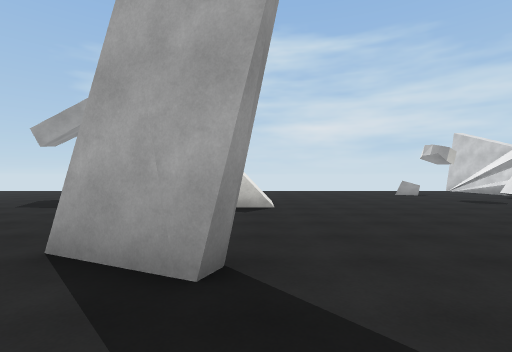
view 1 (above)

15 first-person views from a walk through a Unity game level. The camera is 1.5 m above the floor, looks level and sees 85° across. The floor is counted in squares, 2.29 m on a side. Each view is taken from the middle of a square. On the plan, view 1 faces up. The plan holds only what a view shows up to about 9 squares ahead; the rest is blank. The player character is not drawn. Surface patterns are stand-ins for the level's own textures.

view 2
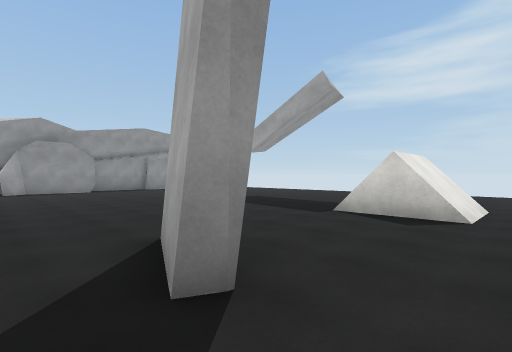

view 3
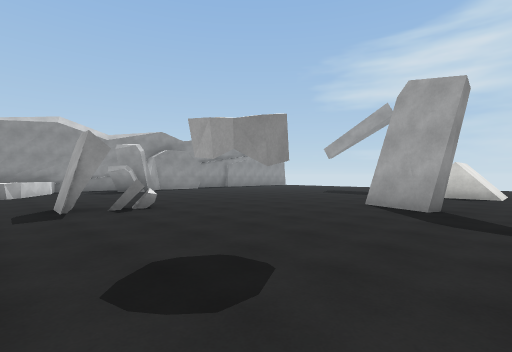

view 4
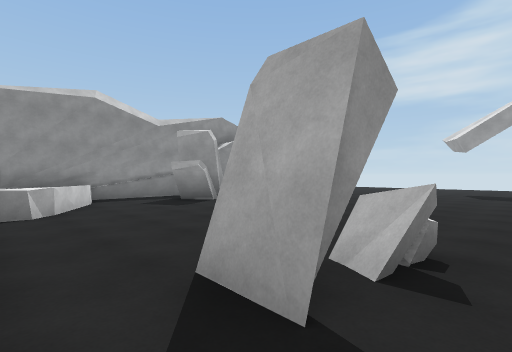

view 5
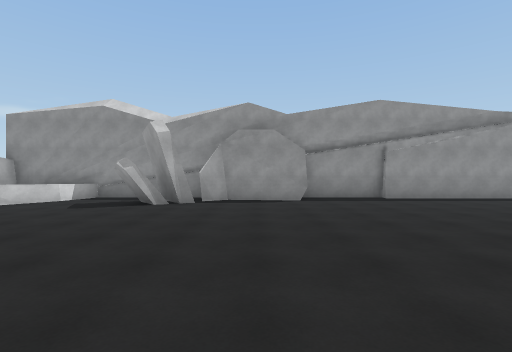

view 6
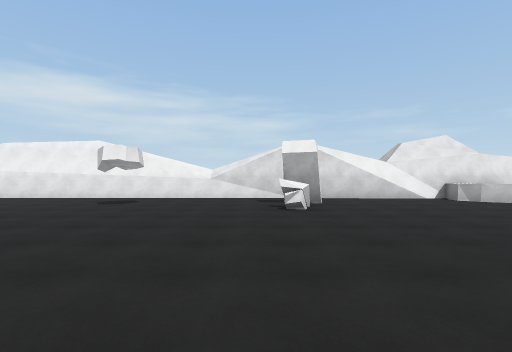

view 7
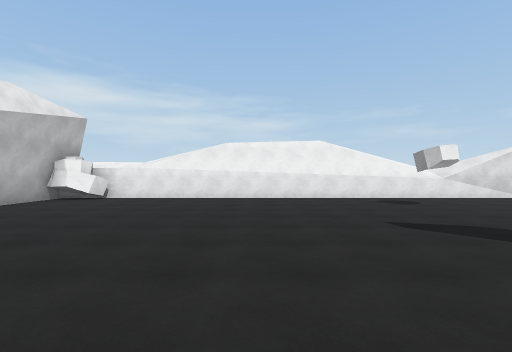

view 8
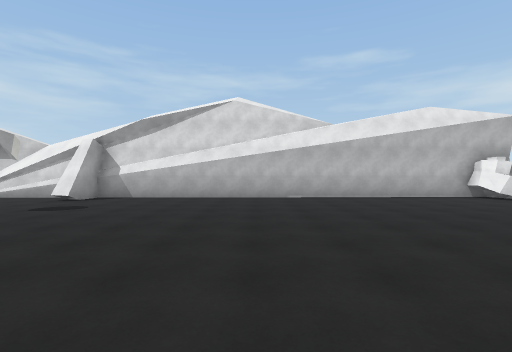

view 9
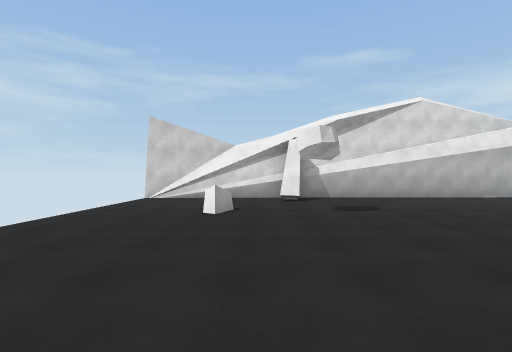

view 10
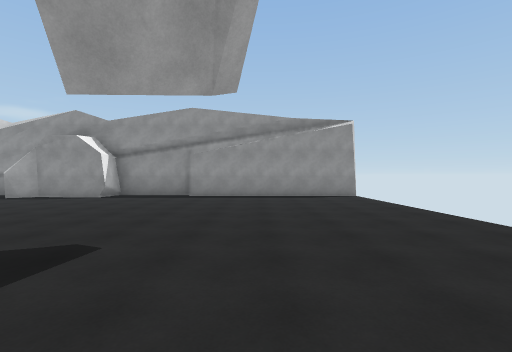

view 11
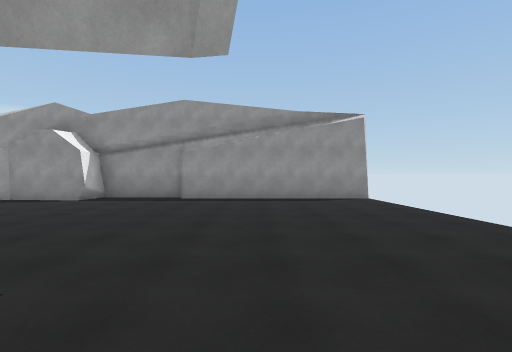

view 12
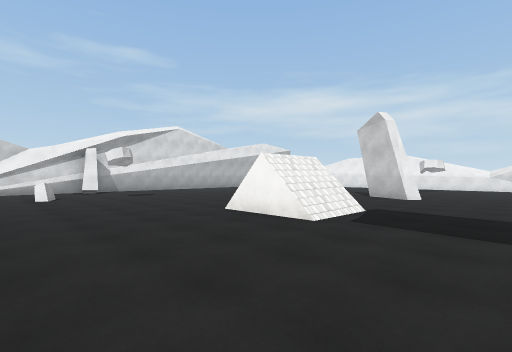

view 13
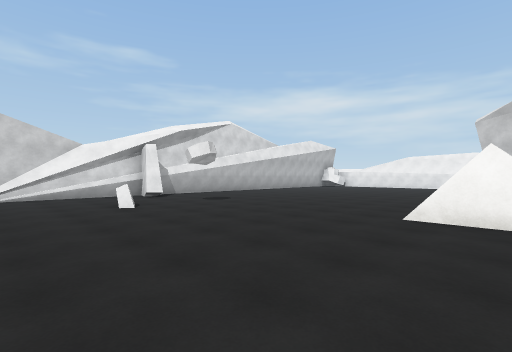

view 14
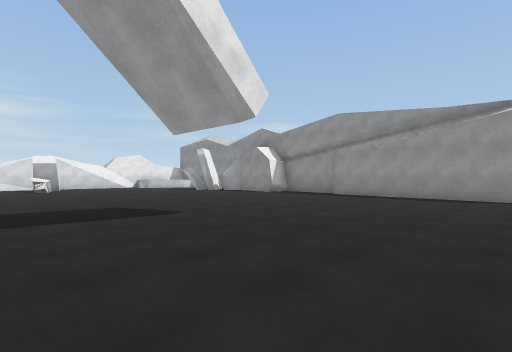

view 15
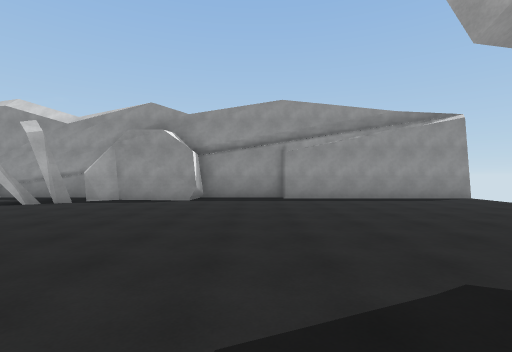

### Floor plan
Points are (right, up) in squares from view 1. A wall is a line through its corners. A room is listed if a view was taken in it or the views show most of it. See-through windows are left out.
Room 1 (views 1, 2, 3, 4, 5, 6, 7, 8, 9, 10, 11, 12, 13, 14, 15)
walls: (0.2, 5.8) (-0.6, 5.8); (-0.2, 1.7) (-1.7, 2.3) (-1.4, 2.7) (-0.2, 2); (-1.2, 7.5) (0.3, 7.5); (-0.2, 7.5) (-0.2, 7); (0, 7.5) (0, 5.8); (-4.5, -1.7) (-4.6, -2.2); (-4.6, -1.9) (-5.1, -1.7); (-5.2, -2) (-4.9, -1.6) (-4.6, -1.7); (-5.2, -2.4) (-4.7, -2.5) (-4.8, -2.8) (-5.7, -2.8); (-5.5, -2.4) (-5.1, -2.5); (-4.9, -4.4) (8.1, -4.4); (-10.2, 0.2) (-10.8, -0.3); (-10.5, 0.8) (-10.3, 0.4); (-10.5, 0.7) (-10.3, 0.4); (-10.8, 1.5) (-10.6, 1.1) (-11.6, 0.3); (5.7, 9.5) (5, 9.7) (5.2, 10); (-11.5, 4.3) (-11.7, 3.6); (-11.6, 4.3) (-11.7, 2.1) (-11.2, 1.5); (-8.4, -4.4) (-5.9, -4.4); (8.2, 6.9) (8.3, 7.8) (7.5, 7.8) (7.6, 8.3); (-8.5, -4.4) (-7.4, -4.1); (-12.5, 1.4) (-12.5, -4.4) (-8.6, -4.4); (-12.5, 7) (-12.5, 4.4) (-11.5, 4.4); (8.3, 8.1) (8.5, 10.6); (-11.4, -2.1) (-9.7, -3.1); (8.4, 8.2) (8.3, 11.5); (8.4, 10.4) (8.6, 11.2) (8.5, 12.4); (7.4, -3.8) (8.1, -3.5) (8.6, -3.6); (8.6, 10.1) (8.2, 11.6); (7.3, -4.2) (7.6, -3.5); (8.4, 10.9) (8.7, 11.7); (-12.2, 12.3) (-12.2, 6.7); (8.7, -4.1) (8.4, 7.8)
low walls: (0.3, 7.5) (0.2, 5.8); (-4.6, -1.7) (-5, -1.6); (-10.3, 0.4) (-11, -0.1); (-9.7, -3.1) (-9.3, -3.5); (-12.5, 4.4) (-11.5, 4.3); (-12.5, -1.8) (-11.3, -2.1); (8, -4.3) (8.7, -4.1)

Positions as (right, up) in squares from view 1, and headings:
1: (0, 0), facing up
2: (1, 1), facing up-left
3: (1, -4), facing up-left
4: (-4, -4), facing up-left
5: (-4, 3), facing left
6: (-4, 4), facing down
7: (3, 4), facing down
8: (0, 3), facing right
9: (0, 9), facing right
10: (-3, 9), facing left
11: (-4, 9), facing left
12: (-4, 11), facing down-right
13: (-1, 12), facing down-right
14: (-3, 12), facing down-left
15: (-4, 6), facing left
